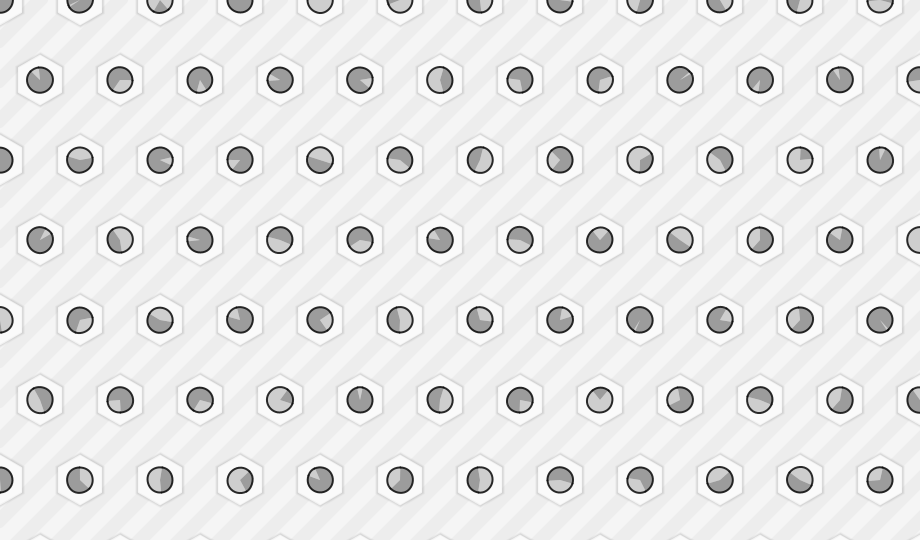
Frame 1 (no input)
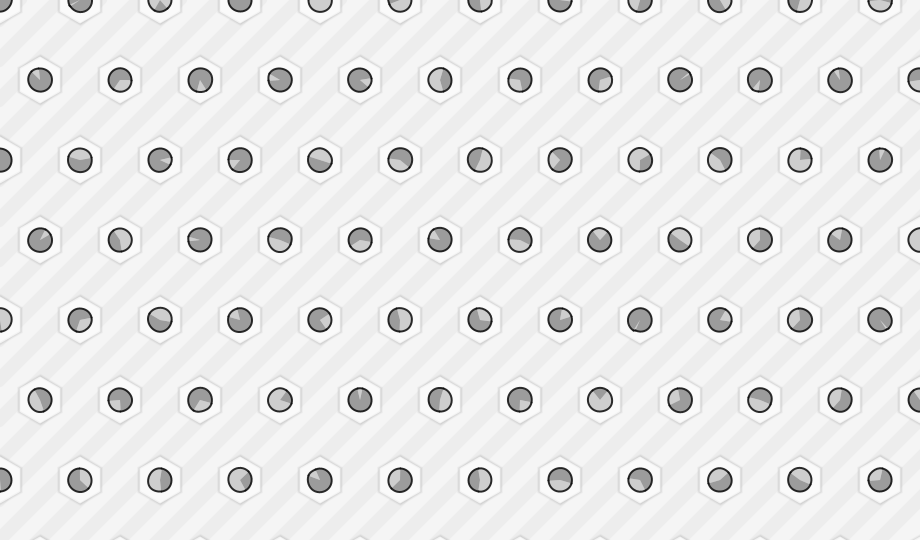
Frame 60 (the mouse pressed at the canvas centre just before this capture)
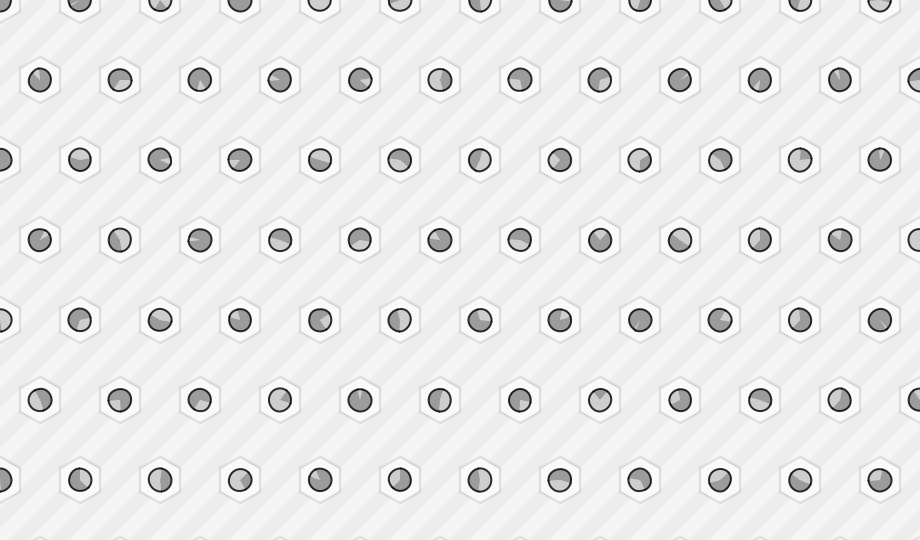
Frame 120 (the mouse held since frame 60 and released just before this capture)

The Processing sketch that drew these frames (run headless with seeded random() and noise(); from frame 60 on, the mouse is pressed at the canvas centre):

// Processing sketch: sketch_150728a
// ── sketch_150728a.pde
void setup() {
  size(920, 540);
}

void draw() {
  background(245);
  stroke(0, 8);
  strokeWeight(14);
  for(int i = frameCount%40; i < width+height; i+=40){
     line(i, -2, -2, i); 
  }

  noStroke();
  randomSeed(1);
  for (int j = 0; j < 20; j++) {
    for (int i = 0; i < 20; i++) {
      float x = ((j%2)*0.5+i)*80;
      float y = j*80;
      float d = 50+sin(frameCount*0.1)*10;
      stroke(0, 5);
      noFill();
      for(int k = 5; k > 0; k--){
        strokeWeight(k);
        hexa(x, y, d);
      }
      stroke(0, 8);
      fill(250);
      strokeWeight(2);
      hexa(x, y, d);
      float aa = random(TWO_PI);
      float da = random(PI, TWO_PI)*random(1);
      stroke(10, 220);
      fill(180, 160);
      arc(x, y, d*0.5, d*0.5, aa, aa+da);
      fill(100, 160);
      arc(x, y, d*0.5, d*0.5, aa+da, aa+da+(TWO_PI-da));
    }
  }
}

void hexa(float x, float y, float d) {
  float da = TWO_PI/6;
  float r = d*0.5;
  float a = TWO_PI/12;
  beginShape();
  for(int i = 0; i < 6; i++){
     vertex(x+cos(a+da*i)*r, y+sin(a+da*i)*r); 
  }
  endShape(CLOSE);
}
